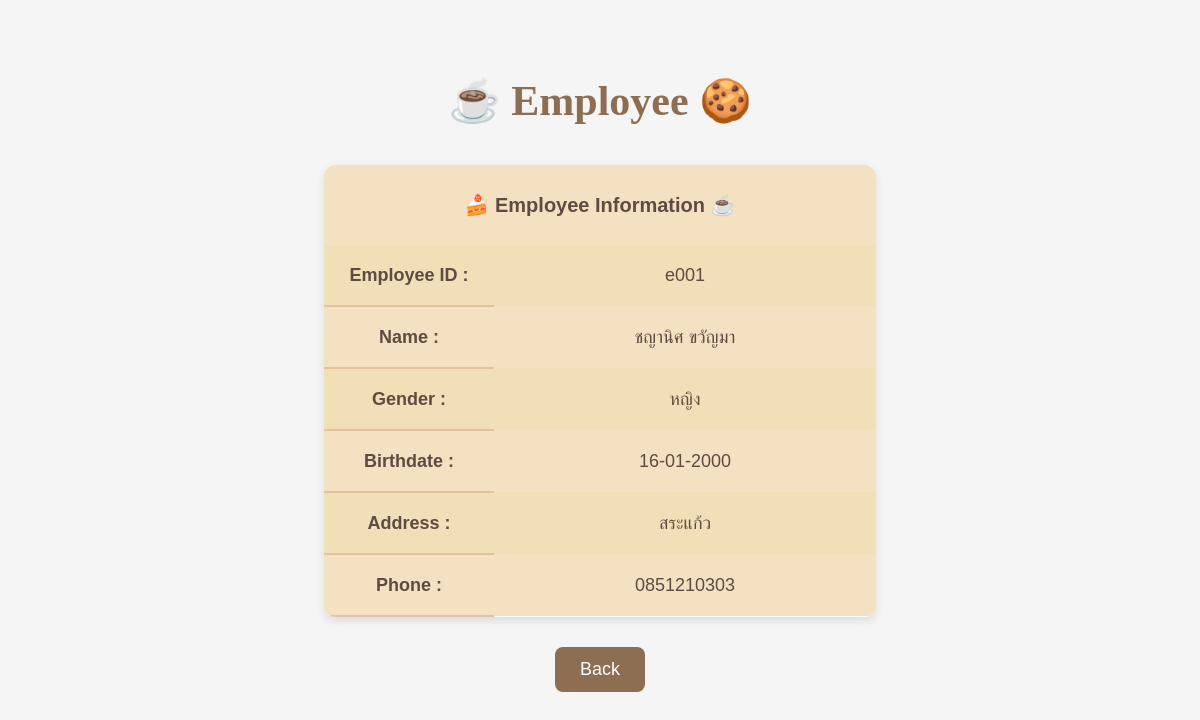
/CoffeeShop/Employee_detail.php?EmployeeID=e001, run on the app's committed database.
### tables this page shows
CREATE TABLE `employee` (
  `EmployeeID` varchar(4) NOT NULL,
  `EmployeeName` varchar(30) NOT NULL,
  `EmployeeSurname` varchar(30) NOT NULL,
  `EmployeeGender` char(10) NOT NULL,
  `EmployeeBD` varchar(30) NOT NULL,
  `EmployeeAddr` varchar(60) DEFAULT NULL,
  `EmployeePhone` varchar(10) DEFAULT NULL
);

### CoffeeShop/Employee_detail.php (the view, shortened to what this page needs)
<!DOCTYPE html>
<html lang="th">
<head>
</head>
<body>
<?php
$EmployeeID = $_GET['EmployeeID'];
$hostname = "localhost";
$username = "root";
$password = "";
$dbname = "coffeeshop";
$conn = mysqli_connect($hostname, $username, $password, $dbname);
mysqli_set_charset($conn, "utf8mb4");
$EmployeeID = mysqli_real_escape_string($conn, $EmployeeID);
$sql = "SELECT * FROM employee WHERE EmployeeID = '$EmployeeID'";
$result = mysqli_query($conn, $sql);
$employee = mysqli_fetch_assoc($result);
echo "<h1>☕ Employee 🍪</h1>";
echo "<div class='table-container'>
        <table>";
echo "<tr>
        <td align='center' colspan='2' bgcolor='#FFE4B5' style='height: 50px; font-size: 20px;'>
            <b> 🍰 Employee Information ☕ </b>
        </td>
      </tr>";
echo "<tr><td style='width: 140px; height: 30px;'> <b> Employee ID : </b> </td><td style='height: 30px;'> {$employee['EmployeeID']} </td></tr>";
echo "<tr><td style='height: 30px;'> <b> Name : </b> </td><td style='height: 30px;'> {$employee['EmployeeName']} {$employee['EmployeeSurname']} </td></tr>";
echo "<tr><td style='height: 30px;'> <b> Gender : </b> </td><td style='height: 30px;'> {$employee['EmployeeGender']} </td></tr>";
echo "<tr><td style='height: 30px;'> <b> Birthdate : </b> </td><td style='height: 30px;'> {$employee['EmployeeBD']} </td></tr>";
echo "<tr><td style='height: 30px;'> <b> Address : </b> </td><td style='height: 30px;'> {$employee['EmployeeAddr']} </td></tr>";
echo "<tr><td style='height: 30px;'> <b> Phone : </b> </td><td style='height: 30px;'> {$employee['EmployeePhone']} </td></tr>";
echo "</table>
      </div>";
?>
<div class="btn-container">
    <a href="DetailOrderCoffee.php?OrderID=<?php echo urlencode($_GET['OrderID'] ?? ''); ?>">
        <button>Back</button>
    </a>
</div>
</body>
</html>

### CoffeeShop/Employee_detail.php (style rules this page uses)
body { font-family: 'Arial', sans-serif; background-color: #f5f5f5; background-image: url('https://www.transparenttextures.com/patterns/caramel-8px.png'); background-repeat: repeat; color: #5f4b41; text-align: center; padding: 40px; }
h1 { font-family: 'Pacifico', cursive; color: #8e6e53; font-size: 42px; margin-bottom: 40px; }
table { width: 50%; margin: 0 auto; border-collapse: collapse; background-color: #fff; border-radius: 12px; box-shadow: 0 4px 10px rgba(0, 0, 0, 0.1); overflow: hidden; }
th, td { padding: 15px; text-align: center; font-size: 18px; }
td { background-color: #f4e1c1; color: #5f4b41; border-bottom: 2px solid #e3c0a0; }
td:last-child { border-bottom: 0; }
tr:nth-child(even) td { background-color: #f1dfb7; }
.btn-container { margin-top: 30px; display: flex; justify-content: center; gap: 15px; }
.btn-container a button { padding: 12px 25px; font-size: 18px; background-color: #8e6e53; border: none; border-radius: 8px; cursor: pointer; color: white; transition: background-color 0.3s ease, transform 0.2s ease; }

### data on the page
employee: EmployeeID "e001", EmployeeName "ชญานิศ", EmployeeSurname "ขวัญมา", EmployeeGender "หญิง", EmployeeBD "16-01-2000", EmployeeAddr "สระแก้ว", EmployeePhone "0851210303"
